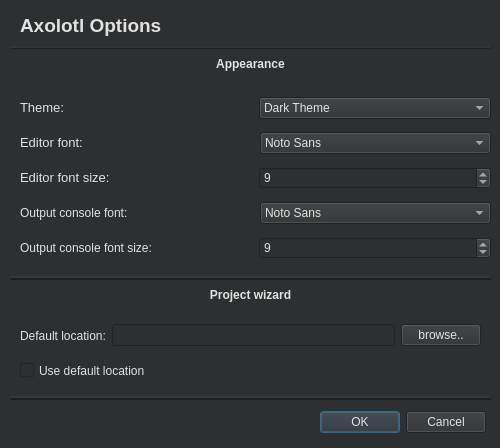
<?xml version="1.0" encoding="UTF-8"?>
<ui version="4.0">
 <class>SettingsManager</class>
 <widget class="QDialog" name="SettingsManager">
  <property name="geometry">
   <rect>
    <x>0</x>
    <y>0</y>
    <width>500</width>
    <height>448</height>
   </rect>
  </property>
  <property name="windowTitle">
   <string>Dialog</string>
  </property>
  <property name="styleSheet">
   <string notr="true">QWidget{
	background-color: rgb(46, 47, 48);
	color: rgb(225, 225, 225)
}</string>
  </property>
  <widget class="QDialogButtonBox" name="buttonBox">
   <property name="geometry">
    <rect>
     <x>320</x>
     <y>410</y>
     <width>166</width>
     <height>25</height>
    </rect>
   </property>
   <property name="orientation">
    <enum>Qt::Horizontal</enum>
   </property>
   <property name="standardButtons">
    <set>QDialogButtonBox::Cancel|QDialogButtonBox::Ok</set>
   </property>
  </widget>
  <widget class="Line" name="line">
   <property name="geometry">
    <rect>
     <x>10</x>
     <y>270</y>
     <width>481</width>
     <height>16</height>
    </rect>
   </property>
   <property name="minimumSize">
    <size>
     <width>0</width>
     <height>0</height>
    </size>
   </property>
   <property name="frameShadow">
    <enum>QFrame::Raised</enum>
   </property>
   <property name="lineWidth">
    <number>2</number>
   </property>
   <property name="midLineWidth">
    <number>0</number>
   </property>
   <property name="orientation">
    <enum>Qt::Horizontal</enum>
   </property>
  </widget>
  <widget class="QLabel" name="label">
   <property name="geometry">
    <rect>
     <x>20</x>
     <y>10</y>
     <width>471</width>
     <height>31</height>
    </rect>
   </property>
   <property name="text">
    <string>&lt;html&gt;&lt;head/&gt;&lt;body&gt;&lt;p&gt;&lt;span style=&quot; font-size:14pt; font-weight:600;&quot;&gt; Axolotl Options&lt;/span&gt;&lt;/p&gt;&lt;/body&gt;&lt;/html&gt;</string>
   </property>
  </widget>
  <widget class="Line" name="line_2">
   <property name="geometry">
    <rect>
     <x>10</x>
     <y>40</y>
     <width>481</width>
     <height>16</height>
    </rect>
   </property>
   <property name="minimumSize">
    <size>
     <width>0</width>
     <height>0</height>
    </size>
   </property>
   <property name="frameShadow">
    <enum>QFrame::Raised</enum>
   </property>
   <property name="lineWidth">
    <number>2</number>
   </property>
   <property name="midLineWidth">
    <number>0</number>
   </property>
   <property name="orientation">
    <enum>Qt::Horizontal</enum>
   </property>
  </widget>
  <widget class="QLabel" name="label_7">
   <property name="geometry">
    <rect>
     <x>10</x>
     <y>49</y>
     <width>481</width>
     <height>31</height>
    </rect>
   </property>
   <property name="text">
    <string>&lt;html&gt;&lt;head/&gt;&lt;body&gt;&lt;p align=&quot;center&quot;&gt;&lt;span style=&quot; font-weight:600;&quot;&gt;Appearance&lt;/span&gt;&lt;/p&gt;&lt;/body&gt;&lt;/html&gt;</string>
   </property>
  </widget>
  <widget class="QLabel" name="label_8">
   <property name="geometry">
    <rect>
     <x>10</x>
     <y>280</y>
     <width>481</width>
     <height>31</height>
    </rect>
   </property>
   <property name="text">
    <string>&lt;html&gt;&lt;head/&gt;&lt;body&gt;&lt;p align=&quot;center&quot;&gt;&lt;span style=&quot; font-weight:600;&quot;&gt;Project wizard&lt;/span&gt;&lt;/p&gt;&lt;/body&gt;&lt;/html&gt;</string>
   </property>
  </widget>
  <widget class="QCheckBox" name="useDefaultCheckBox">
   <property name="geometry">
    <rect>
     <x>20</x>
     <y>360</y>
     <width>461</width>
     <height>21</height>
    </rect>
   </property>
   <property name="text">
    <string>Use default location</string>
   </property>
  </widget>
  <widget class="Line" name="line_3">
   <property name="geometry">
    <rect>
     <x>10</x>
     <y>390</y>
     <width>481</width>
     <height>16</height>
    </rect>
   </property>
   <property name="minimumSize">
    <size>
     <width>0</width>
     <height>0</height>
    </size>
   </property>
   <property name="frameShadow">
    <enum>QFrame::Raised</enum>
   </property>
   <property name="lineWidth">
    <number>2</number>
   </property>
   <property name="midLineWidth">
    <number>0</number>
   </property>
   <property name="orientation">
    <enum>Qt::Horizontal</enum>
   </property>
  </widget>
  <widget class="QWidget" name="layoutWidgetSM1">
   <property name="geometry">
    <rect>
     <x>20</x>
     <y>90</y>
     <width>471</width>
     <height>181</height>
    </rect>
   </property>
   <layout class="QVBoxLayout" name="verticalLayout">
    <item>
     <layout class="QHBoxLayout" name="horizontalLayout">
      <item>
       <widget class="QLabel" name="label_2">
        <property name="text">
         <string>&lt;html&gt;&lt;head/&gt;&lt;body&gt;&lt;p&gt;&lt;span style=&quot; font-size:10pt;&quot;&gt;Theme:&lt;/span&gt;&lt;/p&gt;&lt;/body&gt;&lt;/html&gt;</string>
        </property>
       </widget>
      </item>
      <item>
       <widget class="QComboBox" name="themebox">
        <item>
         <property name="text">
          <string>Dark Theme</string>
         </property>
        </item>
        <item>
         <property name="text">
          <string>Light Theme</string>
         </property>
        </item>
       </widget>
      </item>
     </layout>
    </item>
    <item>
     <layout class="QHBoxLayout" name="horizontalLayout_2">
      <property name="spacing">
       <number>9</number>
      </property>
      <item>
       <widget class="QLabel" name="label_3">
        <property name="text">
         <string>&lt;html&gt;&lt;head/&gt;&lt;body&gt;&lt;p&gt;&lt;span style=&quot; font-size:10pt;&quot;&gt;Editor font:&lt;/span&gt;&lt;/p&gt;&lt;/body&gt;&lt;/html&gt;</string>
        </property>
       </widget>
      </item>
      <item>
       <widget class="QFontComboBox" name="editorFontBox">
        <property name="enabled">
         <bool>true</bool>
        </property>
        <property name="editable">
         <bool>false</bool>
        </property>
        <property name="currentText">
         <string>Courier 10 Pitch</string>
        </property>
        <property name="maxVisibleItems">
         <number>12</number>
        </property>
        <property name="fontFilters">
         <set>QFontComboBox::AllFonts</set>
        </property>
        <property name="currentFont">
         <font>
          <family>Courier 10 Pitch</family>
         </font>
        </property>
       </widget>
      </item>
     </layout>
    </item>
    <item>
     <layout class="QHBoxLayout" name="horizontalLayout_3">
      <item>
       <widget class="QLabel" name="label_4">
        <property name="text">
         <string>&lt;html&gt;&lt;head/&gt;&lt;body&gt;&lt;p&gt;&lt;span style=&quot; font-size:10pt;&quot;&gt;Editor font size:&lt;/span&gt;&lt;/p&gt;&lt;/body&gt;&lt;/html&gt;</string>
        </property>
       </widget>
      </item>
      <item>
       <widget class="QSpinBox" name="editorFontSizeBox">
        <property name="minimum">
         <number>4</number>
        </property>
        <property name="maximum">
         <number>64</number>
        </property>
        <property name="value">
         <number>9</number>
        </property>
       </widget>
      </item>
     </layout>
    </item>
    <item>
     <layout class="QHBoxLayout" name="horizontalLayout_4">
      <property name="spacing">
       <number>9</number>
      </property>
      <item>
       <widget class="QLabel" name="label_5">
        <property name="text">
         <string>&lt;html&gt;&lt;head/&gt;&lt;body&gt;&lt;p&gt;Output console font:&lt;/p&gt;&lt;/body&gt;&lt;/html&gt;</string>
        </property>
       </widget>
      </item>
      <item>
       <widget class="QFontComboBox" name="consoleFontBox">
        <property name="editable">
         <bool>false</bool>
        </property>
        <property name="currentText">
         <string>Courier 10 Pitch</string>
        </property>
        <property name="maxVisibleItems">
         <number>12</number>
        </property>
        <property name="frame">
         <bool>true</bool>
        </property>
        <property name="fontFilters">
         <set>QFontComboBox::AllFonts</set>
        </property>
        <property name="currentFont">
         <font>
          <family>Courier 10 Pitch</family>
         </font>
        </property>
       </widget>
      </item>
     </layout>
    </item>
    <item>
     <layout class="QHBoxLayout" name="horizontalLayout_5">
      <item>
       <widget class="QLabel" name="label_6">
        <property name="text">
         <string>&lt;html&gt;&lt;head/&gt;&lt;body&gt;&lt;p&gt;Output console font size:&lt;/p&gt;&lt;/body&gt;&lt;/html&gt;</string>
        </property>
       </widget>
      </item>
      <item>
       <widget class="QSpinBox" name="consoleFontSizeBox">
        <property name="minimum">
         <number>4</number>
        </property>
        <property name="maximum">
         <number>64</number>
        </property>
        <property name="value">
         <number>9</number>
        </property>
       </widget>
      </item>
     </layout>
    </item>
   </layout>
  </widget>
  <widget class="QWidget" name="layoutWidgetSM">
   <property name="geometry">
    <rect>
     <x>20</x>
     <y>320</y>
     <width>461</width>
     <height>31</height>
    </rect>
   </property>
   <layout class="QHBoxLayout" name="horizontalLayout_6">
    <item>
     <widget class="QLabel" name="label_9">
      <property name="text">
       <string>Default location:</string>
      </property>
     </widget>
    </item>
    <item>
     <widget class="QLineEdit" name="defaultPath"/>
    </item>
    <item>
     <widget class="QPushButton" name="browseButton">
      <property name="text">
       <string>browse..</string>
      </property>
     </widget>
    </item>
   </layout>
  </widget>
 </widget>
 <resources/>
 <connections>
  <connection>
   <sender>buttonBox</sender>
   <signal>accepted()</signal>
   <receiver>SettingsManager</receiver>
   <slot>accept()</slot>
   <hints>
    <hint type="sourcelabel">
     <x>248</x>
     <y>254</y>
    </hint>
    <hint type="destinationlabel">
     <x>157</x>
     <y>274</y>
    </hint>
   </hints>
  </connection>
  <connection>
   <sender>buttonBox</sender>
   <signal>rejected()</signal>
   <receiver>SettingsManager</receiver>
   <slot>reject()</slot>
   <hints>
    <hint type="sourcelabel">
     <x>316</x>
     <y>260</y>
    </hint>
    <hint type="destinationlabel">
     <x>286</x>
     <y>274</y>
    </hint>
   </hints>
  </connection>
 </connections>
</ui>
